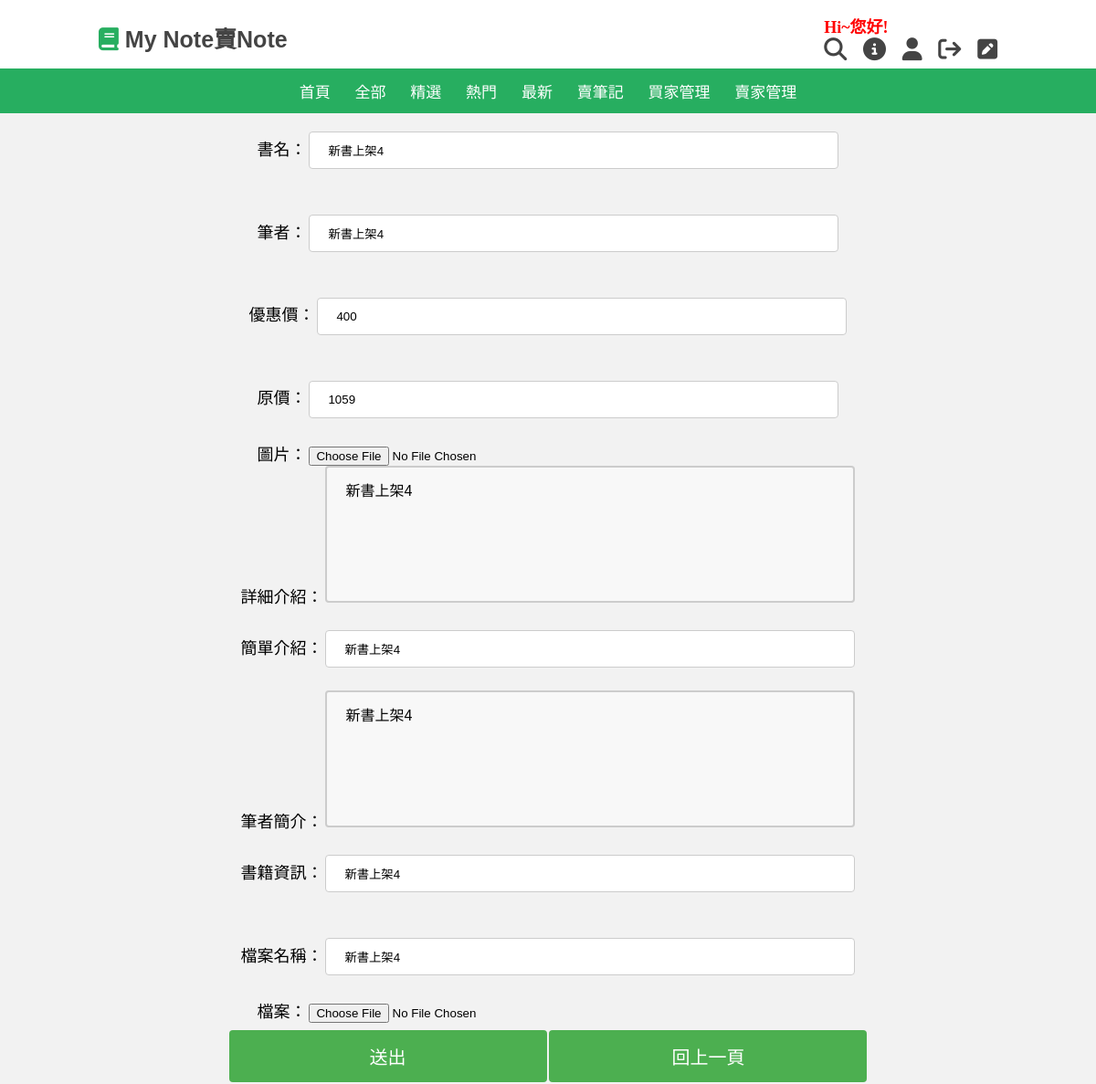
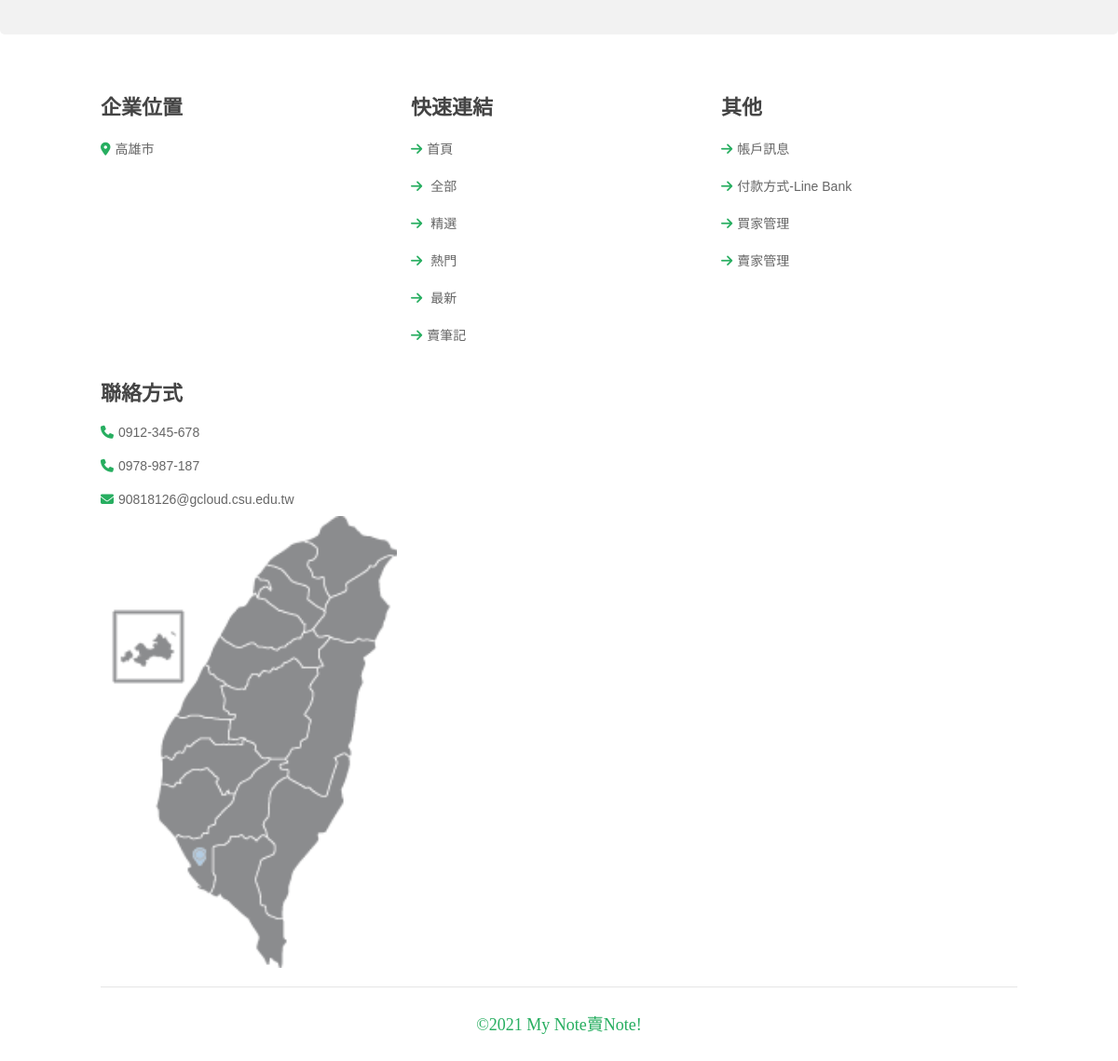
Screenshot of /edit/14/ (signed in) with the database file from the repository (2 pictures, top to bottom).
### indexapp/models.py (models this page shows, shortened)
class ProductModel(models.Model):
    GENRE_CHOICES = (
        ('最新', '最新'),
        ('精選', '精選'),
        ('普通', '普通'),
        ('其他', '其他'),
    )
    catego = models.CharField('類別', default='最新', choices=GENRE_CHOICES, max_length=5)
    pname =  models.CharField('名稱', max_length=20, null = False, blank = False)
    pauthor =  models.CharField('筆者',max_length=10, null = False, blank = False)
    add_date = models.DateTimeField('最後翻閱日期', auto_now = True)
    mod_date =  models.DateTimeField('保存日期',default = timezone.now)
    pprice = models.IntegerField('特價',blank=True, null = True,)#售價
    special_offer = models.IntegerField('原價', null = True, blank = False)#原價
    pimages = models.ImageField('圖片',upload_to='image', blank=False, null=False)
    pdescription = models.TextField('詳細介紹',max_length=600,blank=False, null = False)
    Simple_pdescription = models.TextField('簡介',max_length=150,blank=False, null = False)
    pauthor_introduce = models.TextField('筆者簡介',max_length=300,blank=True, null = True)
    pdata = models.TextField('歸類',max_length=10,blank=True, null = True)
    pcreatepeople = models.CharField('新增者',max_length=20, blank = True, null = False)
    file_title = models.CharField('檔名',blank=False, max_length = 30, null = False)
    uploadedFile = models.FileField('檔案',blank=False, upload_to = "file", null = False)
    dateTimeOfUpload = models.DateTimeField('檔案日期',auto_now = True)
    press = models.IntegerField('點擊次數',default=0)
    enabled = models.BooleanField("啟用狀態", default=True)
    pcreatepeople_email = models.CharField('新增者郵箱',blank=False, max_length = 30, null = False, default=0)

### indexapp/views.py (the view)
# urls.py: path('edit/<int:id>/', views.edit),
def edit(request , id):
	if request.user.is_authenticated:
		name=request.user.username
	product = models.ProductModel.objects.get(id=id)  #取得商品
	context = {}
	form = PostForm(request.POST or None, request.FILES  or None, instance=product)
	if form.is_valid():
		form.save()
		return HttpResponseRedirect("/index/" )
	context["form"] = form
	return render(request, "edit.html", context)

### templates/edit.html (shortened to what this page needs)
{% extends "base.html" %}
{% load static %}
{% block content %}
	<head>
	   <link rel="stylesheet" type="text/css" href="{% static 'css/book_style.css' %}">
	</head>
	{% if request.user.is_authenticated %}
		<div class="send">
			<form action="." method="POST" name="form1" enctype="multipart/form-data">
			<br><br><br><br><br><br><br><br><br>
		   	{{ form.as_p }}
		    <input type="submit" name="send" id="send" value="送出">
		    <input type="button" name="button3" id="button3" value="回上一頁" onclick="window.location='/All/'" />
		    <br/><br/>
		 	</form>
		</div>
	{% else %}
		<script type="text/javascript">
	  		alert("無此權限，請先登入!!")
		</script>
		<script>document.location.href="/login/";</script>
	{% endif %}
{% endblock %}

### static/css/book_style.css (style rules this page uses)
:root { --green:#27ae60; --dark-color:#219150; --black:#444; --light-color:#666; --border:.1rem solid rgba(0,0,0,.1); --border-hover:.1rem solid var(--black); --box-shadow:0 .5rem 1rem rgba(0,0,0,.1); }
* { font-family: 'Poppins', sans-serif; margin:0; padding:0; box-sizing: border-box; outline: none; border:none; text-decoration: none; text-transform: capitalize; transition:all .2s linear; }
html { font-size: 62.5%; overflow-x: hidden; scroll-padding-top: 5rem; scroll-behavior: smooth; }

### templates/edit.html (style rules this page uses)
input[type=text], select { width: 100%; padding: 12px 20px; margin: 25px 0; display: inline-block; border: 1px solid #ccc; border-radius: 4px; box-sizing: border-box; text-transform: lowercase; }
input[type=submit], input[type=button] { width: 30%; background-color: #4CAF50; color: white; padding: 14px 20px; margin: 8px 0; border: none; border-radius: 4px; cursor: pointer; font-size: 20px; align-items: center; }
.send { border-radius: 5px; background-color: #f2f2f2; padding: 20px; text-align: center; }
label { font-size: 18px; font-family: 微軟正黑體; }
textarea { width: 100%; height: 150px; padding: 12px 20px; box-sizing: border-box; border: 2px solid #ccc; border-radius: 4px; background-color: #f8f8f8; font-size: 16px; resize: none; text-transform: lowercase; }

### rows the page displays
ProductModel: pname "新書上架4", pauthor "新書上架4", pprice "400", special_offer "1059", pdescription "新書上架4", Simple_pdescription "新書上架4", pauthor_introduce "新書上架4", pdata "新書上架4", file_title "新書上架4"
